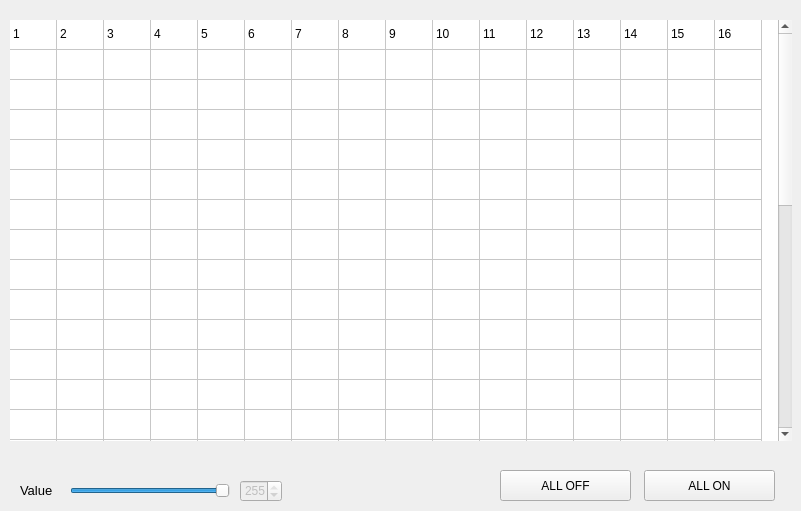
    <widget class="QWidget" name="channeltest">
     <attribute name="title">
      <string>Channel Test</string>
     </attribute>
     <widget class="QLabel" name="label_35">
      <property name="geometry">
       <rect>
        <x>20</x>
        <y>480</y>
        <width>46</width>
        <height>21</height>
       </rect>
      </property>
      <property name="font">
       <font>
        <pointsize>10</pointsize>
       </font>
      </property>
      <property name="text">
       <string>Value</string>
      </property>
     </widget>
     <widget class="QSlider" name="horizontalSlider_value">
      <property name="geometry">
       <rect>
        <x>70</x>
        <y>480</y>
        <width>160</width>
        <height>21</height>
       </rect>
      </property>
      <property name="maximum">
       <number>255</number>
      </property>
      <property name="value">
       <number>255</number>
      </property>
      <property name="orientation">
       <enum>Qt::Horizontal</enum>
      </property>
     </widget>
     <widget class="QPushButton" name="pushButton_testchannelAllOn">
      <property name="geometry">
       <rect>
        <x>644</x>
        <y>470</y>
        <width>131</width>
        <height>31</height>
       </rect>
      </property>
      <property name="cursor">
       <cursorShape>PointingHandCursor</cursorShape>
      </property>
      <property name="text">
       <string>ALL ON</string>
      </property>
      <property name="default">
       <bool>false</bool>
      </property>
      <property name="flat">
       <bool>false</bool>
      </property>
     </widget>
     <widget class="QTableWidget" name="tableWidget_channeltest">
      <property name="enabled">
       <bool>true</bool>
      </property>
      <property name="geometry">
       <rect>
        <x>10</x>
        <y>20</y>
        <width>782</width>
        <height>421</height>
       </rect>
      </property>
      <property name="cursor" stdset="0">
       <cursorShape>PointingHandCursor</cursorShape>
      </property>
      <property name="styleSheet">
       <string notr="true"/>
      </property>
      <property name="frameShape">
       <enum>QFrame::NoFrame</enum>
      </property>
      <property name="lineWidth">
       <number>1</number>
      </property>
      <property name="editTriggers">
       <set>QAbstractItemView::NoEditTriggers</set>
      </property>
      <property name="dragDropOverwriteMode">
       <bool>false</bool>
      </property>
      <property name="showGrid">
       <bool>true</bool>
      </property>
      <property name="gridStyle">
       <enum>Qt::SolidLine</enum>
      </property>
      <property name="sortingEnabled">
       <bool>false</bool>
      </property>
      <property name="rowCount">
       <number>32</number>
      </property>
      <property name="columnCount">
       <number>16</number>
      </property>
      <attribute name="horizontalHeaderVisible">
       <bool>false</bool>
      </attribute>
      <attribute name="horizontalHeaderDefaultSectionSize">
       <number>47</number>
      </attribute>
      <attribute name="horizontalHeaderHighlightSections">
       <bool>true</bool>
      </attribute>
      <attribute name="horizontalHeaderMinimumSectionSize">
       <number>20</number>
      </attribute>
      <attribute name="horizontalHeaderShowSortIndicator" stdset="0">
       <bool>false</bool>
      </attribute>
      <attribute name="verticalHeaderVisible">
       <bool>false</bool>
      </attribute>
      <row>
       <property name="text">
        <string>1</string>
       </property>
      </row>
      <row>
       <property name="text">
        <string>2</string>
       </property>
      </row>
      <row>
       <property name="text">
        <string>3</string>
       </property>
      </row>
      <row>
       <property name="text">
        <string>4</string>
       </property>
      </row>
      <row>
       <property name="text">
        <string>5</string>
       </property>
      </row>
      <row>
       <property name="text">
        <string>6</string>
       </property>
      </row>
      <row>
       <property name="text">
        <string>7</string>
       </property>
      </row>
      <row>
       <property name="text">
        <string>8</string>
       </property>
      </row>
      <row>
       <property name="text">
        <string>10</string>
       </property>
      </row>
      <row>
       <property name="text">
        <string>12</string>
       </property>
      </row>
      <row>
       <property name="text">
        <string>13</string>
       </property>
      </row>
      <row>
       <property name="text">
        <string>14</string>
       </property>
      </row>
      <row>
       <property name="text">
        <string>15</string>
       </property>
      </row>
      <row>
       <property name="text">
        <string>16</string>
       </property>
      </row>
      <row>
       <property name="text">
        <string>17</string>
       </property>
      </row>
      <row>
       <property name="text">
        <string>18</string>
       </property>
      </row>
      <row>
       <property name="text">
        <string>20</string>
       </property>
      </row>
      <row/>
      <row/>
      <row/>
      <row/>
      <row/>
      <row/>
      <row/>
      <row/>
      <row/>
      <row/>
      <row/>
      <row/>
      <row/>
      <row/>
      <row/>
      <column>
       <property name="text">
        <string>1</string>
       </property>
       <property name="textAlignment">
        <set>AlignLeft|AlignVCenter</set>
       </property>
      </column>
      <column>
       <property name="text">
        <string>2</string>
       </property>
      </column>
      <column>
       <property name="text">
        <string>3</string>
       </property>
      </column>
      <column>
       <property name="text">
        <string>4</string>
       </property>
      </column>
      <column>
       <property name="text">
        <string>5</string>
       </property>
      </column>
      <column>
       <property name="text">
        <string>6</string>
       </property>
      </column>
      <column>
       <property name="text">
        <string>7</string>
       </property>
      </column>
      <column>
       <property name="text">
        <string>8</string>
       </property>
      </column>
      <column>
       <property name="text">
        <string>9</string>
       </property>
      </column>
      <column>
       <property name="text">
        <string>10</string>
       </property>
      </column>
      <column>
       <property name="text">
        <string>11</string>
       </property>
      </column>
      <column>
       <property name="text">
        <string>12</string>
       </property>
      </column>
      <column>
       <property name="text">
        <string>13</string>
       </property>
      </column>
      <column>
       <property name="text">
        <string>14</string>
       </property>
      </column>
      <column>
       <property name="text">
        <string>16</string>
       </property>
      </column>
      <column/>
      <item row="0" column="0">
       <property name="text">
        <string>1</string>
       </property>
       <property name="font">
        <font>
         <kerning>false</kerning>
        </font>
       </property>
       <property name="textAlignment">
        <set>AlignLeft|AlignVCenter</set>
       </property>
       <property name="flags">
        <set>ItemIsSelectable|ItemIsUserCheckable|ItemIsEnabled</set>
       </property>
      </item>
      <item row="0" column="1">
       <property name="text">
        <string>2</string>
       </property>
      </item>
      <item row="0" column="2">
       <property name="text">
        <string>3</string>
       </property>
      </item>
      <item row="0" column="3">
       <property name="text">
        <string>4</string>
       </property>
      </item>
      <item row="0" column="4">
       <property name="text">
        <string>5</string>
       </property>
      </item>
      <item row="0" column="5">
       <property name="text">
        <string>6</string>
       </property>
      </item>
      <item row="0" column="6">
       <property name="text">
        <string>7</string>
       </property>
      </item>
      <item row="0" column="7">
       <property name="text">
        <string>8</string>
       </property>
      </item>
      <item row="0" column="8">
       <property name="text">
        <string>9</string>
       </property>
       <property name="flags">
        <set>ItemIsSelectable|ItemIsEnabled</set>
       </property>
      </item>
      <item row="0" column="9">
       <property name="text">
        <string>10</string>
       </property>
      </item>
      <item row="0" column="10">
       <property name="text">
        <string>11</string>
       </property>
      </item>
      <item row="0" column="11">
       <property name="text">
        <string>12</string>
       </property>
      </item>
      <item row="0" column="12">
       <property name="text">
        <string>13</string>
       </property>
      </item>
      <item row="0" column="13">
       <property name="text">
        <string>14</string>
       </property>
      </item>
      <item row="0" column="14">
       <property name="text">
        <string>15</string>
       </property>
      </item>
      <item row="0" column="15">
       <property name="text">
        <string>16</string>
       </property>
      </item>
      <item row="1" column="0">
       <property name="text">
        <string/>
       </property>
      </item>
      <item row="1" column="1">
       <property name="text">
        <string/>
       </property>
      </item>
      <item row="1" column="2">
       <property name="text">
        <string/>
       </property>
      </item>
      <item row="1" column="3">
       <property name="text">
        <string/>
       </property>
      </item>
      <item row="31" column="14">
       <property name="text">
        <string>512</string>
       </property>
      </item>
     </widget>
     <widget class="QSpinBox" name="spinBox_2">
      <property name="enabled">
       <bool>false</bool>
      </property>
      <property name="geometry">
       <rect>
        <x>240</x>
        <y>480</y>
        <width>42</width>
        <height>22</height>
       </rect>
      </property>
      <property name="maximum">
       <number>255</number>
      </property>
      <property name="value">
       <number>255</number>
      </property>
     </widget>
     <widget class="QPushButton" name="pushButton_testchannelAllOff">
      <property name="geometry">
       <rect>
        <x>500</x>
        <y>470</y>
        <width>131</width>
        <height>31</height>
       </rect>
      </property>
      <property name="cursor">
       <cursorShape>PointingHandCursor</cursorShape>
      </property>
      <property name="text">
       <string>ALL OFF</string>
      </property>
      <property name="autoDefault">
       <bool>false</bool>
      </property>
      <property name="default">
       <bool>false</bool>
      </property>
      <property name="flat">
       <bool>false</bool>
      </property>
     </widget>
    </widget>
